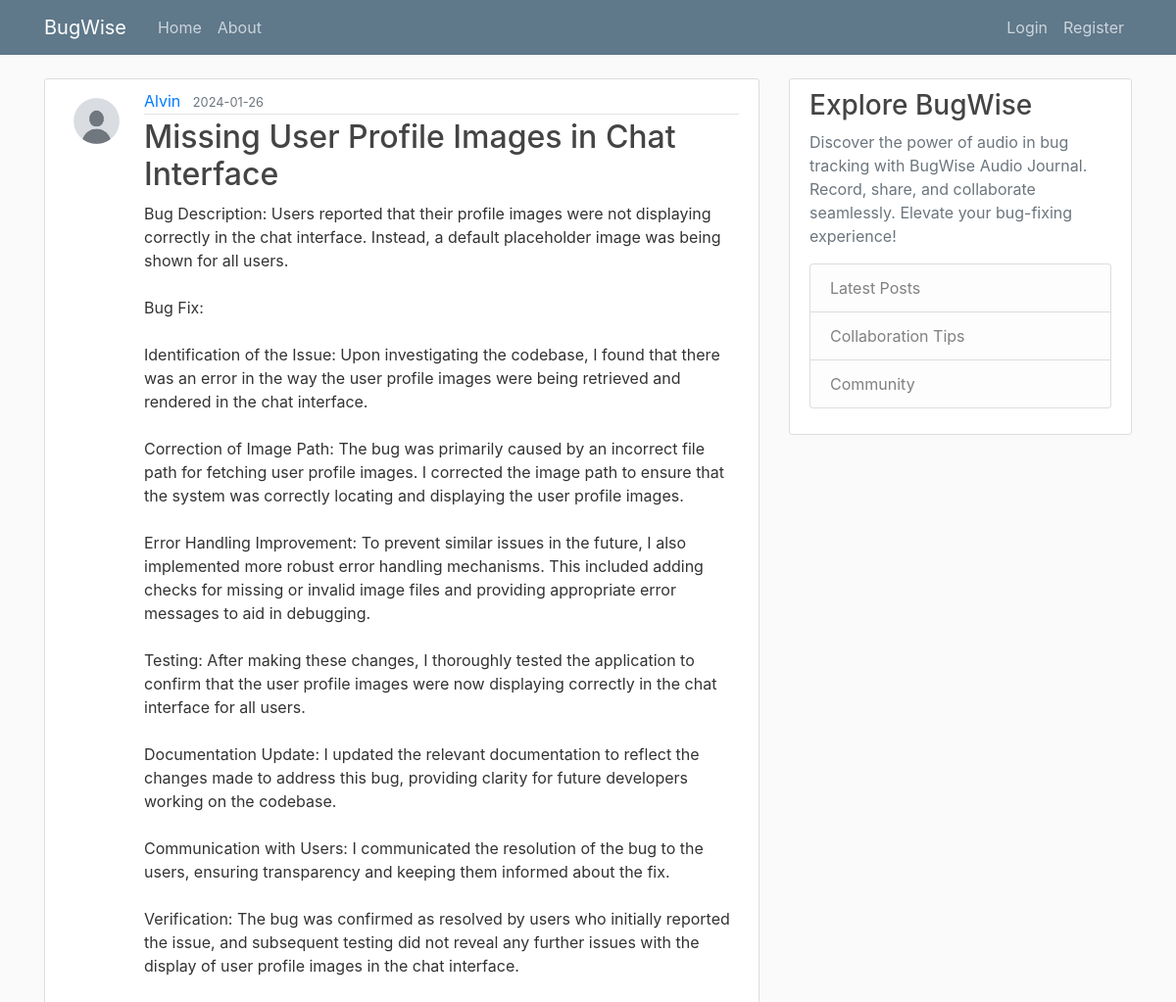
Page /post/11 on the earlier database version.
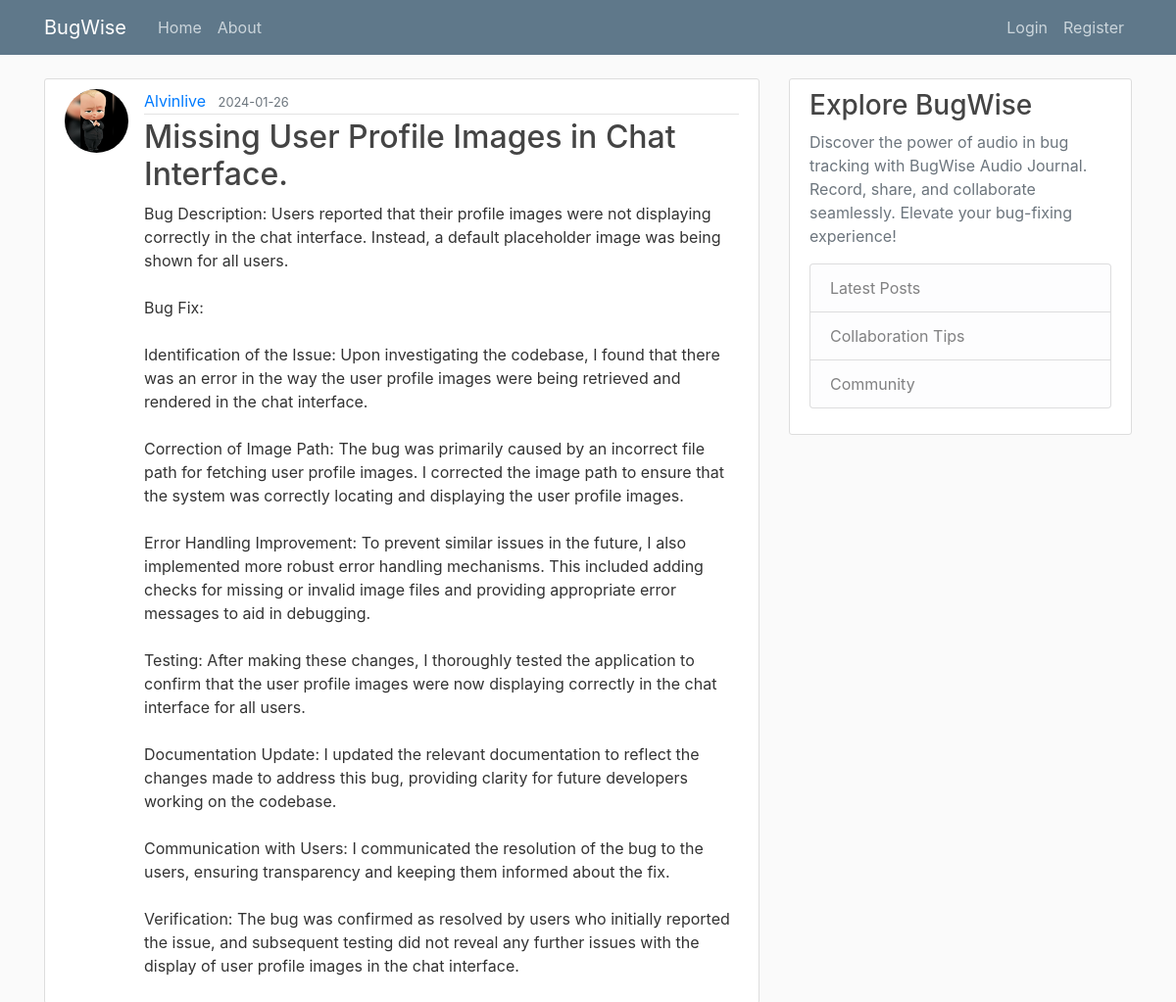
Same page on the later database version.
### audio_journal/models.py (models this page shows, shortened)
class User(db.Model, UserMixin):
    id = db.Column(db.Integer, primary_key=True)
    username = db.Column(db.String(20), unique=True, nullable=False)
    email = db.Column(db.String(120), unique=True, nullable=False)
    image_file = db.Column(db.String(20), nullable=False,
                           default='default.jpg')
    password = db.Column(db.String(60), nullable=False)
    posts = db.relationship('Post', backref='author', lazy=True)

class Post(db.Model):
    id = db.Column(db.Integer, primary_key=True)
    title = db.Column(db.String(100), nullable=False)
    date_posted = db.Column(db.DateTime, nullable=False,
                            default=datetime.utcnow)
    content = db.Column(db.Text, nullable=False)
    audio_data = db.Column(db.String(255), nullable=True)  # New field for audio data
    user_id = db.Column(db.Integer, db.ForeignKey('user.id'), nullable=False)

### audio_journal/routes.py (the view)
@app.route("/post/<int:post_id>")
def post(post_id):
    post = Post.query.get_or_404(post_id)
    return render_template("post.html", title=post.title, post=post)

### audio_journal/templates/post.html (shortened to what this page needs)
{% extends "layout.html" %}
{% block content %}
    <article class="media content-section">
        <img class="rounded-circle article-img" src="{{ url_for('static', filename='profile_pics/' + post.author.image_file) }}" alt="User image attached to a post">
        <div class="media-body">
            <div class="article-metadata">
                <a class="mr-2" href="{{ url_for('user_posts', username=post.author.username) }}">{{ post.author.username }}</a>
                <small class="text-muted">{{ post.date_posted.strftime("%Y-%m-%d") }}</small>
            </div>
            <h2 class="article-title">{{ post.title }}</h2>
            <p class="article-content">{{ post.content }}</p>
        </div>
    </article>
{% endblock content %}

Differences in the rows shown:
changed User: image_file: picture added in place of a placeholder; author.username "Alvin" → "Alvinlive"
changed Post: title "Missing User Profile Images in Chat Interface" → "Missing User Profile Images in Chat Interface."
